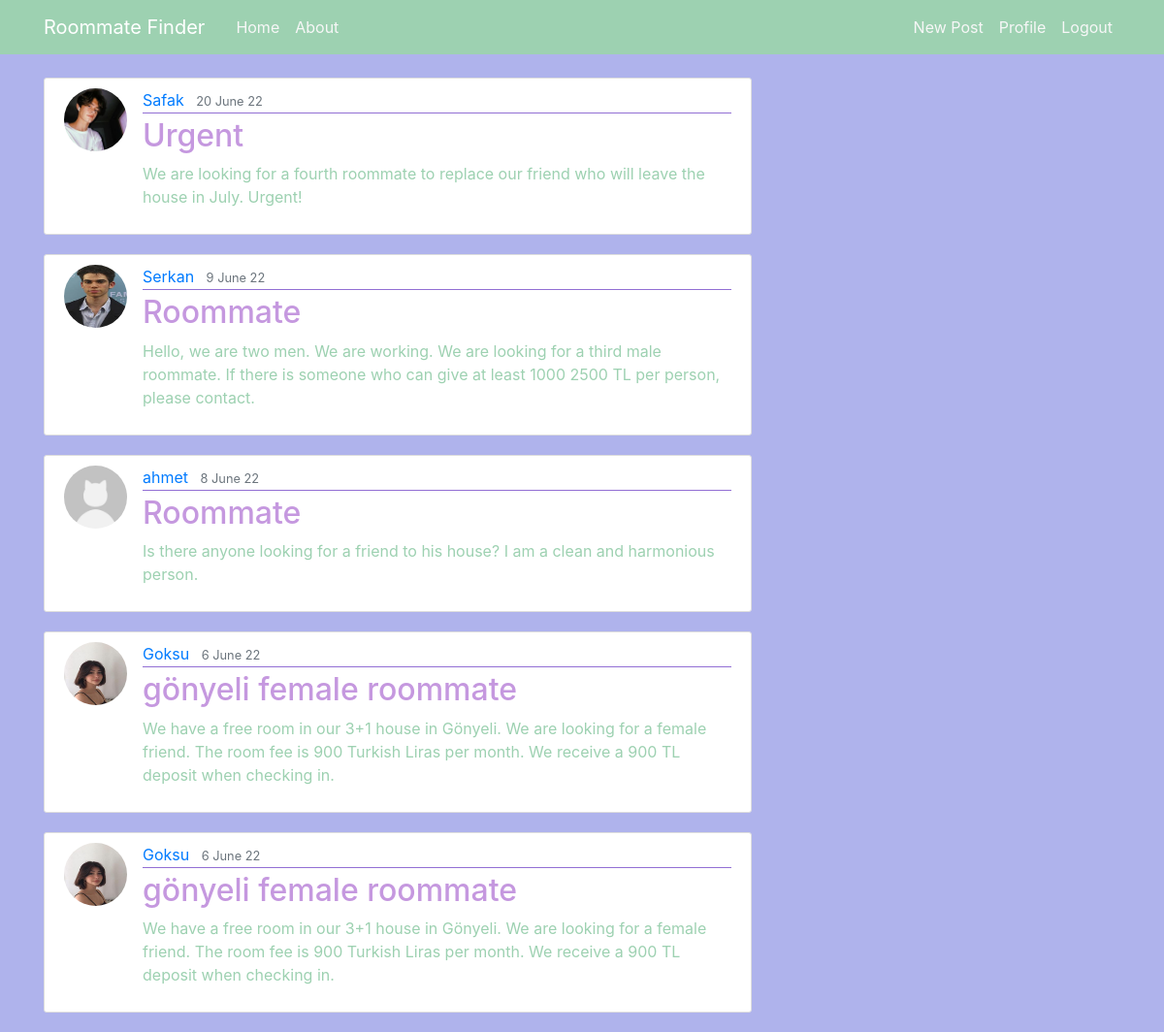
The app's page / (signed in) with its own data.
### blog/models.py (models this page shows, shortened)
class Post(models.Model):
    title = models.CharField(max_length=100)
    content = models.TextField()
    date_posted = models.DateTimeField(default=timezone.now)
    author = models.ForeignKey(User, on_delete=models.CASCADE)

### users/models.py (models this page shows, shortened)
class Profile(models.Model):
    GENDER_CHOICES = (('Male', 'Male'),('Female', 'Female'))
    CITIES=(('nicosia','nicosia'),('famagusta','famagusta'),('kyrenia','kyrenia'),('omorfo','omorfo'),('lefka','lefka'))
    PETS=(('I have a pet or I am not against keeping pets at home.','I have a pet or I am not against keeping pets at home.'),("I don't have a pet and I don't want any pets in my house.","I don't have a pet and I don't want any pets in my house."))
    SMOKE=(("I smoke or I am not against smoking in the home.","I smoke or I am not against smoking in the home."),("I don't smoke and I don't want smoking in my home.", "I don't smoke and I don't want smoking in my home."))
    ALCHOOL=(("I drink alcohol or I am not against alcohol consumption at home.","I drink alcohol or I am not against alcohol consumption at home."),("I do not drink alcohol and I do not want alcohol consumed in my home.","I do not drink alcohol and I do not want alcohol consumed in my home."))
    HOME=(("I have a house and I am looking for a roommate for my house.","I have a house and I am looking for a roommate for my house."),("I do not have a house, I am looking for a house and roommate.","I do not have a house, I am looking for a house and roommate."))
    user = models.OneToOneField(User, on_delete=models.CASCADE,null=True)
    image = models.ImageField(default='default.jpeg', upload_to='profile_pics')
    name = models.CharField(max_length=100,null=True)
    surname = models.CharField(max_length=100,null=True)
    gender = models.CharField(choices=GENDER_CHOICES, max_length=100,null=True)
    age= models.CharField(max_length=50,null=True)
    city= models.CharField(choices=CITIES, max_length=100,null=True)
    cityofarival= models.CharField(max_length=100,null=True)
    school= models.CharField(max_length=100,null=True)
    department= models.CharField(max_length=100,null=True)
    pets= models.CharField(choices=PETS, max_length=100,null=True)
    smoke= models.CharField(choices=SMOKE, max_length=100,null=True)
    alchool= models.CharField(choices=ALCHOOL, max_length=100,null=True)
    home=models.CharField(choices=HOME, max_length=100,null=True)

### blog/views.py (the view)
# urls.py: path('',PostListView.as_view() ,name='blog-home'),
class PostListView(ListView):
    model = Post
    template_name = 'blog/home.html' # <app>/<model>_<viewtype>.html
    context_object_name ='posts'
    ordering = ['-date_posted']
    paginate_by = 5

### blog/templates/blog/home.html
{% extends "blog/base.html" %}
{% block content %}
    {% for post in posts %}
        <article class="media content-section">
            <img class="rounded-circle article-img" src="{{post.author.profile.image.url}}">
            <div class="media-body">
            <div class="article-metadata">
                <a class="mr-2" href="#">{{ post.author }}</a>
                <small class="text-muted">{{ post.date_posted|date:"j F y" }}</small>
            </div>
            <h2><a class="article-title" href="{% url 'blog:blog-home-post' post.pk %}">{{ post.title }}</a></h2>
            <p class="article-content">{{ post.content }}</p>
            </div>
        </article>
    {% endfor %}
{% endblock content %}

### blog/static/blog/main.css (style rules this page uses)
body { background: #afb3ec; color: #9dd1b1; margin-top: 5rem; }
h1, h2, h3, h4, h5, h6 { color: #d1f3be; }
.content-section { background: #ffffff; padding: 10px 20px; border: 1px solid #dddddd; border-radius: 3px; margin-bottom: 20px; }
.article-title { color: #c598df; }
.article-content { white-space: pre-line; }
.article-img { height: 65px; width: 65px; margin-right: 16px; }
.article-metadata { padding-bottom: 1px; margin-bottom: 4px; border-bottom: 1px solid #926fd4 }

### records on screen
Post: author.profile.image (picture), author "Safak", date_posted "20 June 22", title "Urgent", content "We are looking for a fourth roommate to replace our friend who will leave the house in July. Urgent!"
Post: author.profile.image (picture), author "Serkan", date_posted "9 June 22", title "Roommate", content "Hello, we are two men. We are working. We are looking for a third male roommate. If there is someone who can give at least 1000 2500 TL per person, please contact."
Post: author.profile.image (placeholder picture), author "ahmet", date_posted "8 June 22", title "Roommate", content "Is there anyone looking for a friend to his house? I am a clean and harmonious person."
Post: author.profile.image (picture), author "Goksu", date_posted "6 June 22", title "gönyeli female roommate", content "We have a free room in our 3+1 house in Gönyeli. We are looking for a female friend. The room fee is 900 Turkish Liras per month. We receive a 900 TL deposit when checking in."
Post: author.profile.image (picture), author "Goksu", date_posted "6 June 22", title "gönyeli female roommate", content "We have a free room in our 3+1 house in Gönyeli. We are looking for a female friend. The room fee is 900 Turkish Liras per month. We receive a 900 TL deposit when checking in."
